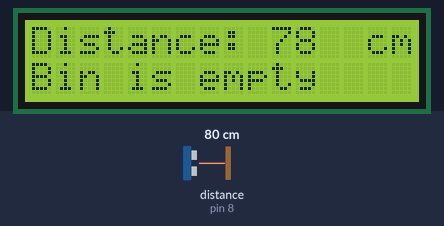
The sketch below on a simulated Arduino Uno, built with avr-gcc and run on an emulated ATmega328P. Shown: 16×2 character LCD. Wiring (inferred from the names in the program): ultrasonic range finder: trigger pin 9; echo pin 8. The inputs (shaded band) are chosen by the test bench; at power-on: distance to the obstacle (sensor on pin 8) 80 cm. The echo pulse lasts 58.3 µs per cm; what the sketch prints to the serial monitor is not drawn.

Above: at 1.2 s.
1.3 s: distance to the obstacle (sensor on pin 8) set to 34 cm
At 2.0 s:
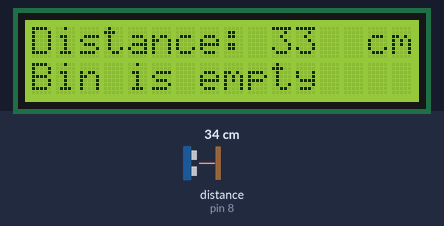
3.1 s: distance to the obstacle (sensor on pin 8) set to 28 cm
At 3.5 s:
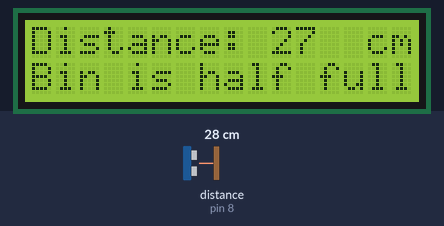
5.6 s: distance to the obstacle (sensor on pin 8) set to 4 cm
At 6.0 s:
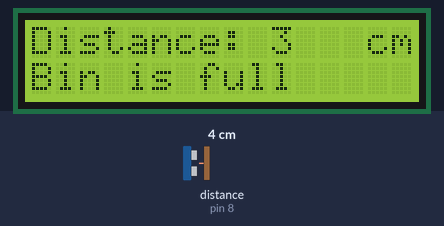
Timing chart, 0 to 8.6 s (numbered marks = the images above; inputs shaded):
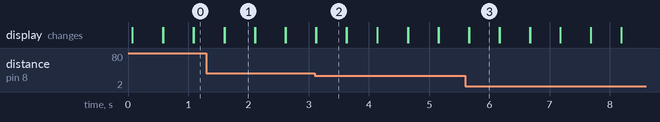

Measured:
- the behaviour switches between 31 and 30 cm on distance to the obstacle (sensor on pin 8) (found by bisection; images 1 and 2)
- after the input at 1.3 s, the display: first differs from a run without the input after 0.30 s (image 1)
- after the input at 3.1 s, the display: first differs from a run without the input at once (image 2)
- after the input at 5.6 s, the display: first differs from a run without the input after 0.06 s (image 3)
- what the display in image 1 shows lasts 0.5 s, from 1.6 s to 2.1 s

The sketch:

ultrasonic_sensor_with_16x2_LCD.ino
```cpp
/* This script combines a 16x2 LCD with an ultrasonic sensor to display distance measurements.
The LCD is controlled directly using digital pins, not via the I2C protocol.
This script can be used for various measurements (e.g., height, depth) and display the results.
Example scenario: measuring how full a recycle bin is. */


#include "LiquidCrystal.h"

// pin definitions
const int d4 = 5, d5 = 4, d6 = 3, d7 = 2, en = 11, rs = 12;  // LCD pins
const int trig = 9;
const int echo = 8;

// Threshold values
const int FULL_THRESHOLD = 10;
const int HALF_FULL_THRESHOLD = 30;

LiquidCrystal my_lcd(rs, en, d4, d5, d6, d7);  // pass LCD pins


void setup() {
  Serial.begin(9600);
  my_lcd.begin(16, 2);  // initialize the LCD (16 columns, 2 rows)

  pinMode(trig, OUTPUT);
  pinMode(echo, INPUT);

  my_lcd.print("Distance: ");
  my_lcd.setCursor(14, 0);
  my_lcd.print("cm");
}


void loop() {
  int distance = getDistance();
  Serial.println(distance);

  my_lcd.setCursor(10, 0);  // set the cursor to the 10th column and 0th row
  my_lcd.print(distance);   // print the distance on the LCD

  if (distance < FULL_THRESHOLD) {
    printMessage("Bin is full");
  } else if (distance < HALF_FULL_THRESHOLD) {
    printMessage("Bin is half full");
  } else {
    printMessage("Bin is empty");
  }

  delay(500);  // it is like the refresh rate of the LCD

  my_lcd.setCursor(10, 0);  // set the cursor to the 10th column and 0th row
  my_lcd.print("    ");     // print 4 spaces to clear the previous distance
}


// function to get the distance from the ultrasonic sensor
int getDistance() {
  digitalWrite(trig, LOW);
  delayMicroseconds(2);

  digitalWrite(trig, HIGH);
  delayMicroseconds(10);
  digitalWrite(trig, LOW);

  float duration = pulseIn(echo, HIGH);
  return duration * 0.034 / 2;
}


// function to clear and print a message on the second line of the LCD
void printMessage(String message) {
  my_lcd.setCursor(0, 1);
  my_lcd.print("                ");  // Clear the line
  my_lcd.setCursor(0, 1);
  my_lcd.print(message);
}
```
